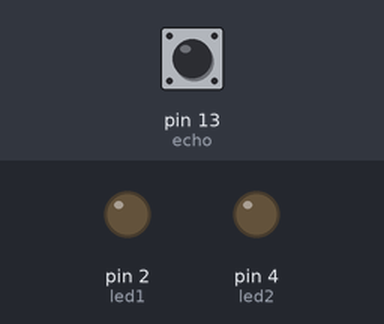
Bench run of a sketch on a simulated Arduino Uno, built with avr-gcc and run on an emulated ATmega328P. On the bench: output pins drawn as LEDs (lit = HIGH). The inputs (shaded band) are chosen by the test bench; at power-on: pin 13 (echo) LOW. Pins used as bus, display or sensor lines are not drawn.

Above: at 0.1 s.
At 1.2 s:
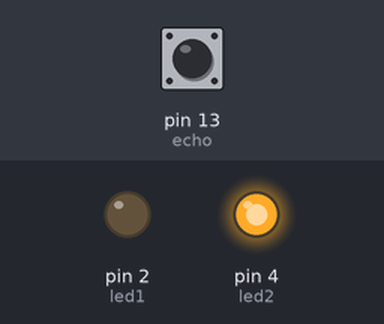
1.3 s: pin 13 (echo) pulsed HIGH 5 times (0.12 s each, 0.3 s apart)
At 3.3 s:
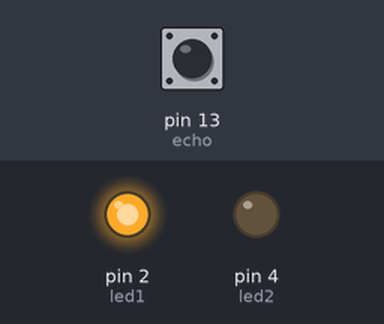
Timing chart, 0 to 5.1 s (numbered marks = the images above; inputs shaded):
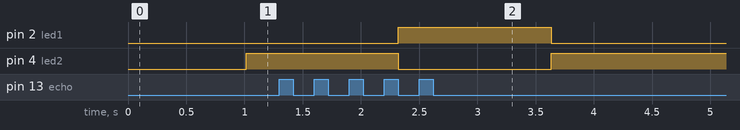

The sketch:

exemploultrasonico.ino
```cpp
int trig = 12;
int echo = 13;
int led1 = 2;
int led2 = 4;

float distancia;


void setup()
{
  pinMode (trig, OUTPUT);
  pinMode (echo,INPUT);
  pinMode(led1, OUTPUT);
  pinMode(led2, OUTPUT);

  //Serial.begin (9600);
}

void loop()
{
  digitalWrite(trig, LOW);
  delay(0005);
  digitalWrite(trig, HIGH);
  delay(0010);
  digitalWrite(trig, LOW);

  distancia = pulseIn (echo, HIGH);
  distancia = distancia/58;
  Serial.println (distancia);

  if(distancia > 50) {
    digitalWrite(led1, HIGH);
    digitalWrite(led2, LOW);
  }
  else{
     digitalWrite(led1, LOW);
       digitalWrite(led2, HIGH);
       delay(1000);

  }
}
```

Measured:
- after the input at 1.3 s, pin 2 (led1): LOW → HIGH after 1.0 s, → LOW 1.3 s later; pin 4 (led2): HIGH → LOW after 1.0 s, → HIGH 1.3 s later
